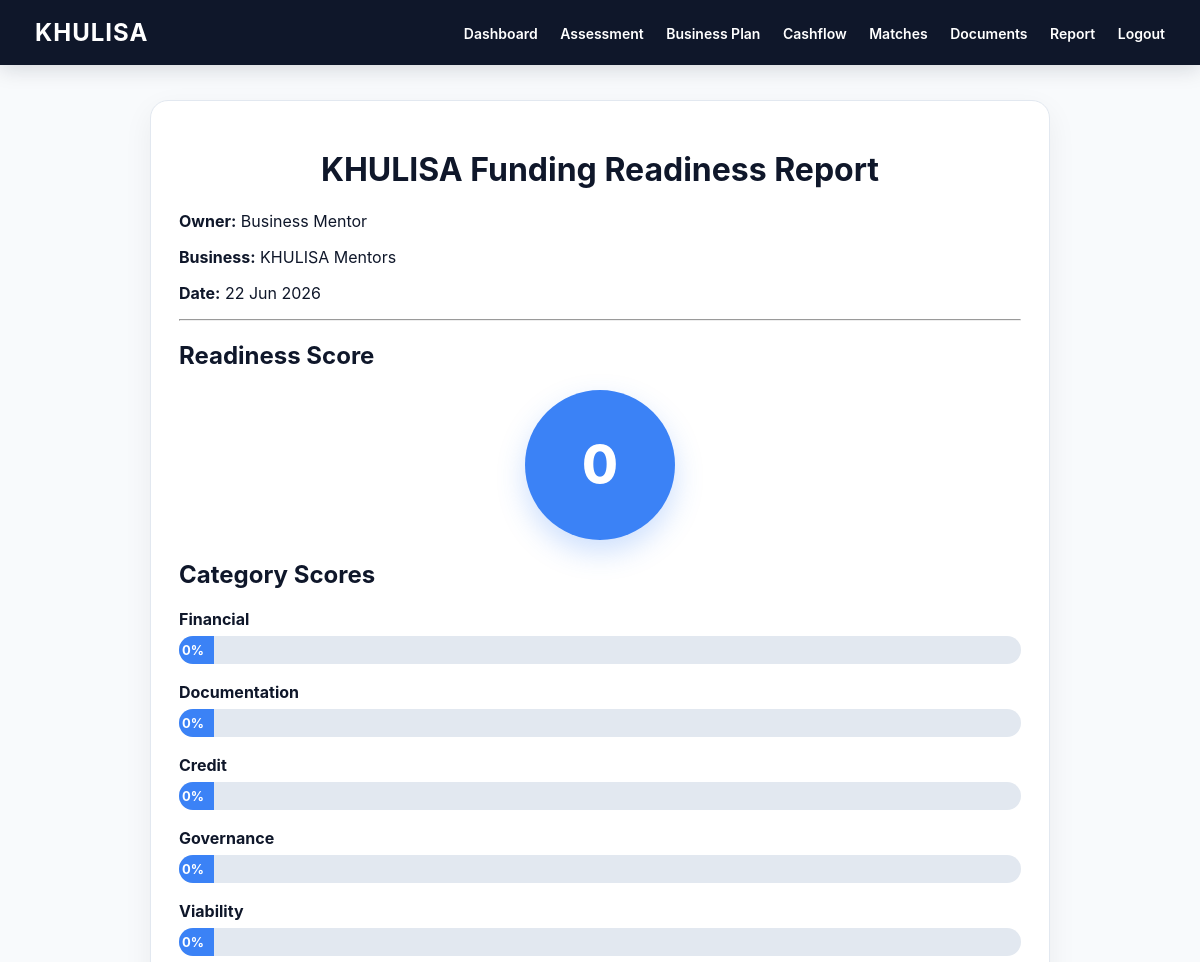
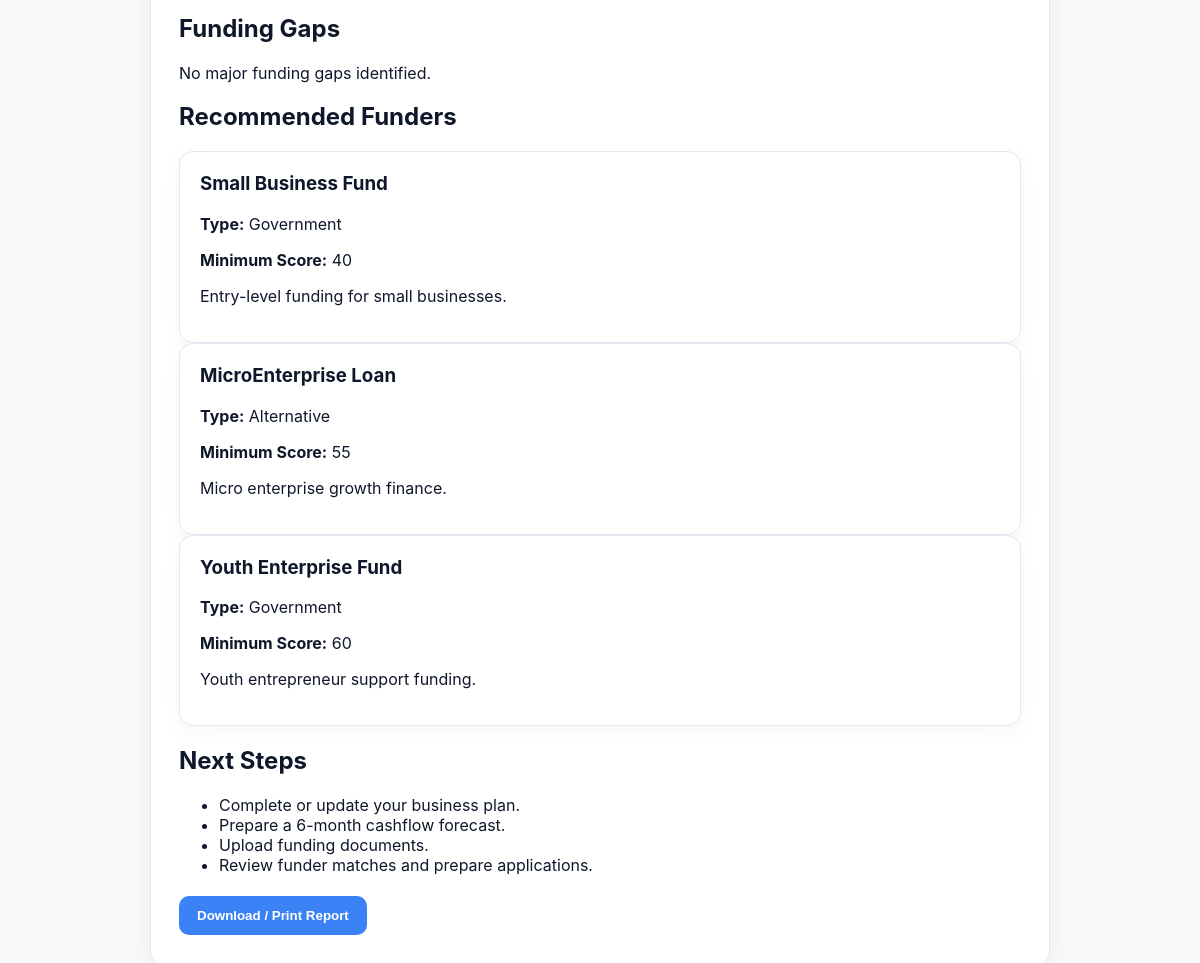
Page /report.php (signed in) on the committed database (2 pictures, top to bottom).
### tables this page shows
CREATE TABLE users (
    user_id INT AUTO_INCREMENT PRIMARY KEY,
    full_name VARCHAR(150) NOT NULL,
    business_name VARCHAR(150),
    email VARCHAR(150) UNIQUE NOT NULL,
    password VARCHAR(255) NOT NULL,
    user_type ENUM('owner','mentor','admin') DEFAULT 'owner',
    readiness_score INT DEFAULT 0,
    created_at TIMESTAMP DEFAULT CURRENT_TIMESTAMP
);

CREATE TABLE funders (
    funder_id INT AUTO_INCREMENT PRIMARY KEY,
    funder_name VARCHAR(150) NOT NULL,
    funder_type VARCHAR(100),
    min_loan DECIMAL(12,2),
    max_loan DECIMAL(12,2),
    min_years INT DEFAULT 0,
    min_revenue DECIMAL(12,2) DEFAULT 0,
    min_score INT DEFAULT 0,
    description TEXT,
    website VARCHAR(255)
);

### includes/auth.php (called while the page is built, shortened)
<?php
function currentUserId() {
    return $_SESSION["user_id"] ?? null;
}
?>

### includes/functions.php (called while the page is built, shortened)
<?php
function clean($value) {
    return htmlspecialchars(trim($value), ENT_QUOTES, "UTF-8");
}
?>

### report.php (the view, shortened to what this page needs)
<?php
require_once __DIR__ . "/includes/auth.php";
require_once __DIR__ . "/includes/functions.php";
$user_id = currentUserId();
$user_stmt = $conn->prepare("SELECT * FROM users WHERE user_id = ?");
$user_stmt->bind_param("i", $user_id);
$user_stmt->execute();
$user = $user_stmt->get_result()->fetch_assoc();
$score_stmt = $conn->prepare("
    SELECT * FROM scores
    WHERE user_id = ?
    ORDER BY score_id DESC
    LIMIT 1
");
$score_stmt->bind_param("i", $user_id);
$score_stmt->execute();
$score = $score_stmt->get_result()->fetch_assoc();
$gap_stmt = $conn->prepare("
    SELECT * FROM gaps
    WHERE user_id = ? AND status = 'Open'
");
$gap_stmt->bind_param("i", $user_id);
$gap_stmt->execute();
$gaps = $gap_stmt->get_result();
$funders = $conn->query("SELECT * FROM funders ORDER BY min_score ASC LIMIT 3");
$total_score = $score["total_score"] ?? 0;
?>
<!DOCTYPE html>
<html>
<head>
    <link rel="stylesheet" href="css/style.css">
</head>
<body>
<nav class="no-print">
    <h2>KHULISA</h2>
    <div>
        <a href="dashboard.php">Dashboard</a>
        <a href="assessment.php">Assessment</a>
        <a href="business-plan.php">Business Plan</a>
        <a href="cashflow.php">Cashflow</a>
        <a href="matches.php">Matches</a>
        <a href="documents.php">Documents</a>
        <a href="report.php">Report</a>
        <a href="logout.php">Logout</a>
    </div>
</nav>
<div class="container">
    <div class="card report-card">
        <h1>KHULISA Funding Readiness Report</h1>
        <p><strong>Owner:</strong> <?php echo clean($user["full_name"]); ?></p>
        <p><strong>Business:</strong> <?php echo clean($user["business_name"]); ?></p>
        <p><strong>Date:</strong> <?php echo date("d M Y"); ?></p>
        <hr>
        <h2>Readiness Score</h2>
        <div class="score-circle">
            <?php echo $total_score; ?>
        </div>
        <h2>Category Scores</h2>
        <?php
        $categories = [
            "Financial" => $score["financial_score"] ?? 0,
            "Documentation" => $score["documentation_score"] ?? 0,
            "Credit" => $score["credit_score"] ?? 0,
            "Governance" => $score["governance_score"] ?? 0,
            "Viability" => $score["viability_score"] ?? 0
        ];
        ?>
        <?php foreach ($categories as $name => $value): ?>
            <div class="bar-row">
                <span><?php echo $name; ?></span>
                <div class="bar">
                    <div style="width: <?php echo $value; ?>%">
                        <?php echo $value; ?>%
                    </div>
                </div>
            </div>
        <?php endforeach; ?>
        <h2>Funding Gaps</h2>
        <?php if ($gaps->num_rows === 0): ?>
            <p>No major funding gaps identified.</p>
        <?php endif; ?>
        <h2>Recommended Funders</h2>
        <?php while ($funder = $funders->fetch_assoc()): ?>
            <div class="document-card">
                <h3><?php echo clean($funder["funder_name"]); ?></h3>
                <p><strong>Type:</strong> <?php echo clean($funder["funder_type"]); ?></p>
                <p><strong>Minimum Score:</strong> <?php echo $funder["min_score"]; ?></p>
                <p><?php echo clean($funder["description"]); ?></p>
            </div>
        <?php endwhile; ?>
        <h2>Next Steps</h2>
        <ul>
            <li>Complete or update your business plan.</li>
            <li>Prepare a 6-month cashflow forecast.</li>
            <li>Upload funding documents.</li>
            <li>Review funder matches and prepare applications.</li>
        </ul>
        <button class="no-print" onclick="window.print()">
            Download / Print Report
        </button>
    </div>
</div>
</body>
</html>

### css/style.css (style rules this page uses)
:root { --primary: #0F172A; --secondary: #1E293B; --accent: #3B82F6; --accent-hover: #2563EB; --background: #F8FAFC; --card: #FFFFFF; --text: #0F172A; --muted: #64748B; --border: #E2E8F0; --danger: #DC2626; --danger-hover: #991B1B; --warning-bg: #FEF3C7; --warning-text: #92400E; --success-bg: #DBEAFE; --success-text: #1E40AF; }
* { box-sizing: border-box; }
body { margin: 0; font-family: Inter, "Segoe UI", Arial, sans-serif; background: var(--background); color: var(--text); }
nav { background: var(--primary); color: white; padding: 18px 35px; display: flex; justify-content: space-between; align-items: center; box-shadow: 0 4px 20px rgba(15, 23, 42, 0.15); }
nav h2 { margin: 0; font-size: 24px; font-weight: 700; letter-spacing: 1px; }
nav a { color: white; text-decoration: none; margin-left: 18px; font-weight: 600; font-size: 14px; transition: 0.25s; }
.container { width: 92%; max-width: 1180px; margin: 35px auto; }
.card { background: var(--card); border-radius: 18px; padding: 28px; box-shadow: 0 10px 30px rgba(15, 23, 42, 0.06); margin-bottom: 24px; border: 1px solid var(--border); }
.card h2, .card h3 { color: var(--primary); }
button, .btn-link { display: inline-block; background: var(--accent); color: white; border: none; padding: 12px 18px; border-radius: 10px; text-decoration: none; cursor: pointer; font-weight: 700; margin: 5px 5px 5px 0; transition: 0.25s; }
.score-circle { width: 150px; height: 150px; background: var(--accent); color: white; border-radius: 50%; margin: 20px auto; display: flex; align-items: center; justify-content: center; font-size: 52px; font-weight: 800; box-shadow: 0 12px 28px rgba(59, 130, 246, 0.25); }
.bar-row { margin-bottom: 18px; }
.bar-row span { display: block; margin-bottom: 7px; font-weight: 700; color: var(--primary); }
.bar { height: 28px; background: #E2E8F0; border-radius: 20px; overflow: hidden; }
.bar div { height: 100%; background: var(--accent); color: white; text-align: right; padding-right: 10px; line-height: 28px; min-width: 35px; font-size: 13px; font-weight: 700; }
.document-card { background: #FFFFFF; border: 1px solid var(--border); border-radius: 14px; padding: 20px; box-shadow: 0 6px 20px rgba(15, 23, 42, 0.04); }
.document-card h3 { margin-top: 0; color: var(--primary); }
.report-card { max-width: 900px; margin: auto; }
.report-card h1 { text-align: center; color: var(--primary); }

### rows in the picture
users: full_name "Business Mentor", business_name "KHULISA Mentors", readiness_score "0"
funders: funder_name "Small Business Fund", funder_type "Government", min_score "40", description "Entry-level funding for small businesses."
funders: funder_name "MicroEnterprise Loan", funder_type "Alternative", min_score "55", description "Micro enterprise growth finance."
funders: funder_name "Youth Enterprise Fund", funder_type "Government", min_score "60", description "Youth entrepreneur support funding."

### other values in the picture
$total_score "0"
$name "Financial"
$name "Documentation"
$name "Credit"
$name "Governance"
$name "Viability"
